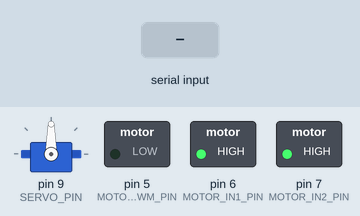
Recording of a sketch running on a simulated Arduino Uno, built with avr-gcc and run on an emulated ATmega328P. Parts: servo, switched loads named in the sketch (green lamp = pin HIGH). The test bench sets the inputs (shaded band). What the sketch prints to the serial monitor is not drawn.

Above: at 1.2 s.
1.3 s: "<<90,200>>" received over Serial
At 1.7 s:
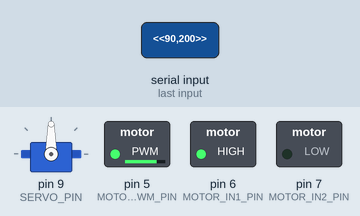
3.3 s: "<<120,-150>>" received over Serial
At 3.7 s:
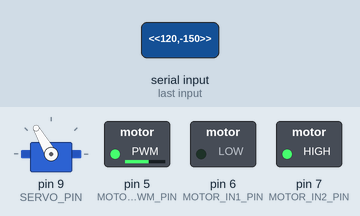
5.3 s: "<90,45,200>" received over Serial
At 5.7 s:
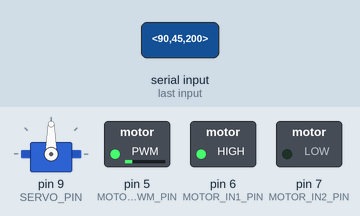
7.3 s: "<30,150,10>" received over Serial
At 7.7 s:
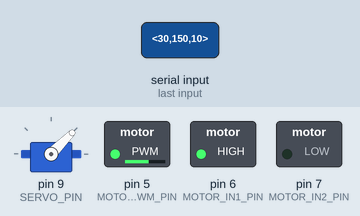
9.3 s: "<1,90>" received over Serial
At 9.7 s:
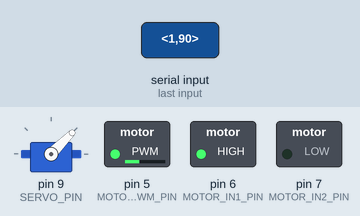
Timing chart, 0 to 12.3 s (numbered marks = the images above; inputs shaded):
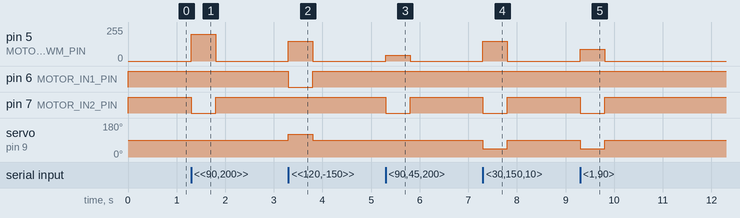

Measured:
- after the input at 1.3 s, pin 5 (MOTOR_PWM_PIN): 0/255 → 200/255 at once, → 0/255 0.50 s later; pin 7 (MOTOR_IN2_PIN): HIGH → LOW at once, → HIGH 0.50 s later
- after the input at 3.3 s, pin 5 (MOTOR_PWM_PIN): 0/255 → 150/255 at once, → 0/255 0.50 s later; pin 6 (MOTOR_IN1_PIN): HIGH → LOW at once, → HIGH 0.50 s later; servo on pin 9 (SERVO_PIN): 90° → 120° at once, → 90° 0.50 s later
- after the input at 5.3 s, pin 5 (MOTOR_PWM_PIN): 0/255 → 45/255 at once, → 0/255 0.50 s later; pin 7 (MOTOR_IN2_PIN): HIGH → LOW at once, → HIGH 0.50 s later
- after the input at 7.3 s, pin 5 (MOTOR_PWM_PIN): 0/255 → 150/255 at once, → 0/255 0.50 s later; pin 7 (MOTOR_IN2_PIN): HIGH → LOW at once, → HIGH 0.50 s later; servo on pin 9 (SERVO_PIN): 90° → 45° at once, → 90° 0.50 s later
- after the input at 9.3 s, pin 5 (MOTOR_PWM_PIN): 0/255 → 90/255 at once, → 0/255 0.50 s later; pin 7 (MOTOR_IN2_PIN): HIGH → LOW at once, → HIGH 0.50 s later; servo on pin 9 (SERVO_PIN): 90° → 45° at once, → 90° 0.50 s later

The sketch:

rc_car_controller.ino
```cpp
/*
  RC Car Controller Sketch for Arduino R4
  -----------------------------------------
  This sketch turns the R4 into a real-time controller that listens
  for commands from a Raspberry Pi (or other computer) over USB Serial.

  THE NEW SETUP:
  1. RASPBERRY PI:
     - Powered by its own USB power bank.
     - Runs the "brain" code (Python).
     - Connects to the Arduino R4 via a USB-C cable.
  2. ARDUINO R4:
     - Powered by the Raspberry Pi over that same USB-C cable.
     - Receives commands from the Pi (e.g., "<90,200>").
     - Controls the hardware (servo and motor driver).
  3. MOTOR SYSTEM:
     - Powered by the 7.4V RC battery pack.
     - Motor Driver (e.g., TB6612FNG or L298N) is connected to the 7.4V battery.
  4. CRITICAL CONNECTION:
     - A single wire MUST connect a GND pin on the R4 to the GND pin on the
       motor driver's LOGIC side. This is the "Common Ground".

  COMMUNICATION PROTOCOL:
  The Pi will send a command string in this exact format:
  <steer,throttle>

  - < and > are the start/end markers.
  - 'steer' is an angle (e.g., 45-135, with 90 as center).
  - 'throttle' is a speed (e.g., -255 to 255, with 0 as stop).

  Example commands:
  - "<90,0>"     : Center steering, stop.
  - "<90,200>"   : Center steering, 200/255 speed forward.
  - "<120,-150>" : Steer right, 150/255 speed reverse.
*/

#include <Servo.h>

// --- Pin Definitions ---
// (You can change these to any suitable pins)
const int SERVO_PIN = 9;  // Must be a PWM pin for the servo

// For the motor driver (e.g., L298N or TB6612FNG)
const int MOTOR_PWM_PIN = 5;  // PWM pin for Speed
const int MOTOR_IN1_PIN = 6;  // Direction Pin 1
const int MOTOR_IN2_PIN = 7;  // Direction Pin 2

// --- Safety Watchdog ---
// If we don't get a command from the Pi for this long (in ms),
// the car will automatically stop. This is a critical safety feature!
const unsigned long COMMAND_TIMEOUT = 500; // 500ms
unsigned long lastCommandTime = 0;

// --- Global Objects & Variables ---
Servo steeringServo;
int currentSteerAngle = 90;
int currentThrottleSpeed = 0;

// --- Serial Command Parser ---
const int SERIAL_BUFFER_SIZE = 32;
char serialBuffer[SERIAL_BUFFER_SIZE];
bool receivingCommand = false;
int bufferIndex = 0;


void setup() {
  // Start serial port to talk to Pi.
  // 115200 is a good, fast baud rate.
  Serial.begin(115200);

  // Set up hardware pins
  steeringServo.attach(SERVO_PIN);
  pinMode(MOTOR_PWM_PIN, OUTPUT);
  pinMode(MOTOR_IN1_PIN, OUTPUT);
  pinMode(MOTOR_IN2_PIN, OUTPUT);

  // Start in a safe, stopped state
  setHardware(90, 0); // Center steer, stop motor
  lastCommandTime = millis(); // Start the watchdog timer

  Serial.println("Arduino R4 RC Controller: Ready.");
}

void loop() {
  // 1. Check for new commands from the Pi
  checkSerial();

  // 2. Check the safety watchdog
  checkWatchdog();
}

/**
 * @brief Reads the serial port and parses incoming commands.
 */
void checkSerial() {
  while (Serial.available() > 0) {
    char inChar = Serial.read();

    if (inChar == '<') {
      // Start of a new command
      bufferIndex = 0;
      receivingCommand = true;

    } else if (inChar == '>') {
      // End of a command
      receivingCommand = false;
      serialBuffer[bufferIndex] = '\0'; // Null-terminate the string

      // Parse the command
      parseCommand(serialBuffer);

    } else if (receivingCommand) {
      // Add character to the buffer
      if (bufferIndex < SERIAL_BUFFER_SIZE - 1) {
        serialBuffer[bufferIndex] = inChar;
        bufferIndex++;
      }
      // If buffer overflows, it will just be ignored.
    }
  }
}

/**
 * @brief Parses the command string (e.g., "90,200")
 * and updates the hardware.
 */
void parseCommand(char* command) {
  // strtok splits the string at the comma
  char* steerStr = strtok(command, ",");
  char* throttleStr = strtok(NULL, ",");

  if (steerStr != NULL && throttleStr != NULL) {
    // We found both parts!
    // Convert text to integers
    int newSteer = atoi(steerStr);
    int newThrottle = atoi(throttleStr);

    // Update our target values
    currentSteerAngle = newSteer;
    currentThrottleSpeed = newThrottle;

    // Update the hardware
    setHardware(currentSteerAngle, currentThrottleSpeed);

    // Reset the safety watchdog timer
    lastCommandTime = millis();

    // Optional: Send a confirmation back to the Pi for debugging
    // Serial.print("ACK: Steer=");
    // Serial.print(currentSteerAngle);
    // Serial.print(", Throttle=");
    // Serial.println(currentThrottleSpeed);
  }
}

/**
 * @brief Checks if we've received a command recently.
 * If not, stops the car.
 */
void checkWatchdog() {
  if (millis() - lastCommandTime > COMMAND_TIMEOUT) {
    // We lost connection to the Pi! Stop the car!
    setHardware(90, 0);
    // We don't reset lastCommandTime here, so it keeps stopping
    // until a new command comes in.
  }
}

/**
 * @brief Applies the given steer and throttle values
 * to the servo and motor driver.
 */
void setHardware(int steer, int throttle) {
  // 1. Set Steering
  // Constrain to safe servo values (e.g., 45-135)
  steer = constrain(steer, 45, 135);
  steeringServo.write(steer);

  // 2. Set Motor Speed & Direction
  // Constrain throttle to -255 to 255
  throttle = constrain(throttle, -255, 255);

  if (throttle > 0) {
    // Go Forward
    digitalWrite(MOTOR_IN1_PIN, HIGH);
    digitalWrite(MOTOR_IN2_PIN, LOW);
    analogWrite(MOTOR_PWM_PIN, throttle);

  } else if (throttle < 0) {
    // Go Reverse
    digitalWrite(MOTOR_IN1_PIN, LOW);
    digitalWrite(MOTOR_IN2_PIN, HIGH);
    analogWrite(MOTOR_PWM_PIN, abs(throttle)); // analogWrite needs positive #

  } else {
    // Stop (Brake)
    digitalWrite(MOTOR_IN1_PIN, HIGH);
    digitalWrite(MOTOR_IN2_PIN, HIGH);
    analogWrite(MOTOR_PWM_PIN, 0);
  }
}
```
